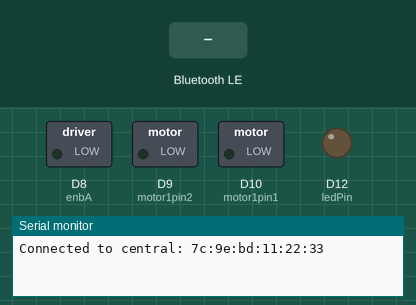
A sketch run on a simulated Arduino Nano 33 IoT. On the bench: switched loads named in the sketch (green lamp = pin HIGH), output pins drawn as LEDs (lit = HIGH), the last lines printed to the serial monitor. The test bench sets the inputs (shaded band). Nothing arrives over Bluetooth unless stated; a phone connects over Bluetooth LE 3 s after start.

Above: at 3.8 s.
3.9 s: Bluetooth LE write "1" received
At 7.0 s:
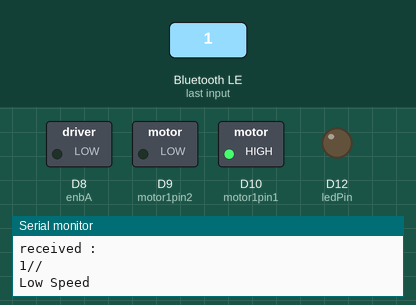
At 11.6 s:
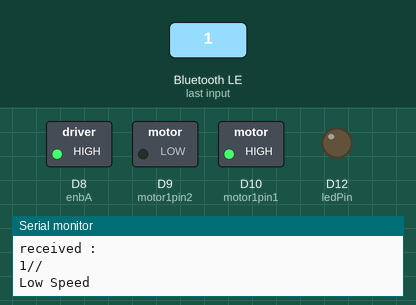
Timing chart, 0 to 12.9 s (numbered marks = the images above; inputs shaded):
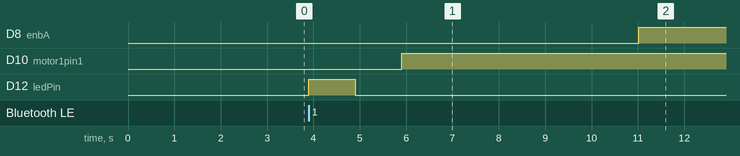

Measured:
- after the input at 3.9 s, D8 (enbA): LOW → HIGH after 7.1 s; D10 (motor1pin1): LOW → HIGH after 2.0 s; D12 (ledPin): LOW → HIGH at once, → LOW 1.0 s later

The sketch:

LAunchPad.ino
```cpp
#include <ArduinoBLE.h>

const int ledPin = 12;
const int motor1pin1 = 10;
const int motor1pin2 = 9;
const int enbA = 8;
const int interval = 1000;
const int low = 150;
const int mid = 190;
const int high = 220;
const int ramp_time = 40;

// variables
int PWM_offset = 150;   // offset for PWM signal (between 0-255), roughly the value that makes the drone hover
int PWM_signal = 0;     // PWM value

BLEService ledService("180A"); // BLE LED Service

// BLE LED Switch Characteristic - custom 128-bit UUID, read and writable by central
BLEByteCharacteristic switchCharacteristic("2A57", BLERead | BLEWrite);

void setup() {
  // put your setup code here, to run once:
Serial.begin(9600);
  // while (!Serial);

  // set built in LED pin to output mode
  pinMode(ledPin, OUTPUT);
  pinMode(motor1pin1, OUTPUT);
  pinMode(motor1pin2, OUTPUT);
  pinMode(enbA,OUTPUT);

  if (!BLE.begin()) {
    Serial.println("starting Bluetooth® Low Energy failed!");
    while (1);
  }

  // set advertised local name and service UUID:
  BLE.setLocalName("Nano 33 IoT");
  BLE.setAdvertisedService(ledService);

  // add the characteristic to the service
  ledService.addCharacteristic(switchCharacteristic);

  // add service
  BLE.addService(ledService);

  // set the initial value for the characteristic:
  switchCharacteristic.writeValue(0);

  // start advertising
  BLE.advertise();

  // Serial.println("BLE LED Peripheral");
  Serial.println(switchCharacteristic.uuid());

}

void loop() {
  // put your main code here, to run repeatedly:

  // listen for BLE peripherals to connect:
  BLEDevice central = BLE.central();

  // if a central is connected to peripheral:
  if (central) {
    Serial.print("Connected to central: ");
    // print the central's MAC address:
    Serial.println(central.address());

    // while the central is still connected to peripheral:
    while (central.connected()) {
      // if the remote device wrote to the characteristic,
      // use the value to control the LED:

      if (switchCharacteristic.written()) {
        Serial.println("received : "); Serial.print(switchCharacteristic.value()); Serial.println("// ");
        // setPins();
        uint32_t value = switchCharacteristic.value();

        // blink LED as requested
        ledBlink(value);

        switch (value) {
          case 00:
            Serial.println("Land");
            PWM_offset = 0;
            break;
          case 01:
            Serial.println("Low Speed");
            PWM_offset = low;
            break;
          case 02:
            Serial.println("Medium Speed");
            PWM_offset = mid;
            break;
          case 03:
            Serial.println("High Speed");
            PWM_offset = high;
            break;
          default:
            Serial.println(F("Land"));       //using slider
            PWM_offset = 0;
            break;
        }
        if (PWM_offset > 0){
          LiftOff();
        } else{
          Land();
        }

      }
    }
    // when the central disconnects, print it out:
    Serial.print(F("Disconnected from central: "));
    Serial.println(central.address());
    // digitalWrite(ledPin, LOW);         // will turn the LED off
  }
}

void ledBlink(int times){
  for (int i = 0; i <times; i++) {
    digitalWrite(ledPin, HIGH);
    delay(interval);
    digitalWrite(ledPin, LOW);
    delay(interval);
  }
}

void LiftOff(){         // slowly ramp up motor speed to lift off
  digitalWrite(motor1pin1, HIGH);
  digitalWrite(motor1pin2, LOW);
  while(PWM_signal<PWM_offset){ //slowly ramp up motor speed for smooth takeoff
    analogWrite(enbA, PWM_signal);  // send PWM signal to output pin
    PWM_signal++;
    delay(ramp_time);
  }
}

void Land(){           // slowly ramp down motor speed to land safely
  while(PWM_signal>0){ //slowly ramp up motor speed for smooth takeoff
    analogWrite(enbA, PWM_signal);  // send PWM signal to output pin
    PWM_signal--;
    delay(ramp_time);
  }
  digitalWrite(motor1pin1, LOW);
  digitalWrite(motor1pin2, LOW);
  digitalWrite(enbA, LOW);
}
```
